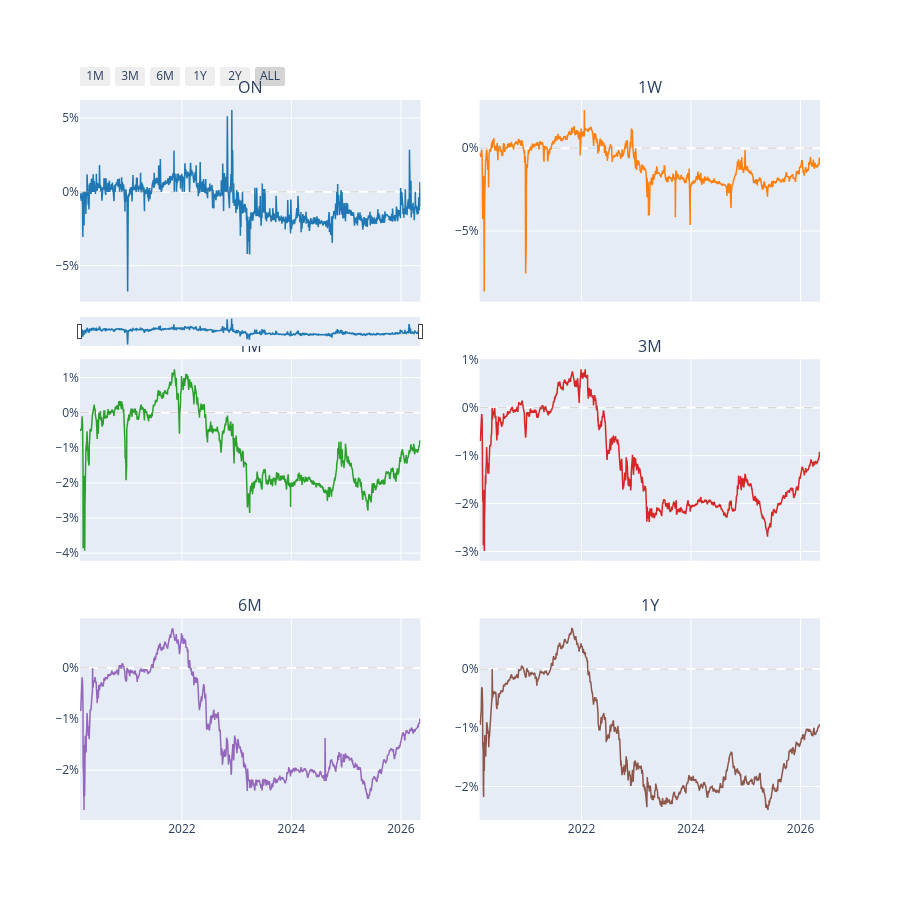

The notebook cell saved with this chart:
### Code cell
from plotly.subplots import make_subplots
import plotly.graph_objects as go

TENORS = ["ON", "1W", "1M", "3M", "6M", "1Y"]
FXSWR_COLS = [f"FXSWR_{t}" for t in TENORS]
COLORS = ["#1f77b4", "#ff7f0e", "#2ca02c", "#d62728", "#9467bd", "#8c564b"]

fig = make_subplots(
    rows=3, cols=2,
    subplot_titles=TENORS,
    shared_xaxes=True,
    vertical_spacing=0.08,
    horizontal_spacing=0.08,
)

positions = [(1,1),(1,2),(2,1),(2,2),(3,1),(3,2)]

for col, (row, c), tenor, color in zip(FXSWR_COLS, positions, TENORS, COLORS):
    series = df_fxswap[col].dropna()
    fig.add_trace(
        go.Scatter(
            x=series.index, y=series.values,
            name=tenor, mode="lines",
            line=dict(color=color, width=1.5),
            hovertemplate="%{x|%Y-%m-%d}<br>%{y:.4f}%<extra>" + tenor + "</extra>",
        ),
        row=row, col=c,
    )
    fig.add_hline(y=0, line_dash="dash", line_color="rgba(150,150,150,0.5)", line_width=1, row=row, col=c)

fig.update_layout(
    height=900,
    showlegend=False,
    hovermode="x unified",
    xaxis=dict(
        rangeselector=dict(
            buttons=[
                dict(count=1,  label="1M", step="month", stepmode="backward"),
                dict(count=3,  label="3M", step="month", stepmode="backward"),
                dict(count=6,  label="6M", step="month", stepmode="backward"),
                dict(count=1,  label="1Y", step="year",  stepmode="backward"),
                dict(count=2,  label="2Y", step="year",  stepmode="backward"),
                dict(step="all", label="ALL"),
            ]
        ),
        rangeslider=dict(visible=True, thickness=0.04),
        type="date",
    ),
)
fig.update_xaxes(matches='x')
fig.update_yaxes(ticksuffix="%")
fig.show()

### Figure 1 — Plotly figure (JSON) as saved in the notebook; plotly's stock layout.template omitted (floating-point values rounded to 4 significant figures; data arrays with more than 128 entries replaced by an {"elided": "..."} marker saying what was removed)
{"data": [{"hovertemplate": "%{x|%Y-%m-%d}<br>%{y:.4f}%<extra>ON</extra>", "line": {"color": "#1f77b4", "width": 1.5}, "mode": "lines", "name": "ON", "x": {"elided": "1531 str values"}, "y": {"elided": "1531 float values"}, "type": "scatter", "xaxis": "x", "yaxis": "y"}, {"hovertemplate": "%{x|%Y-%m-%d}<br>%{y:.4f}%<extra>1W</extra>", "line": {"color": "#ff7f0e", "width": 1.5}, "mode": "lines", "name": "1W", "x": {"elided": "1531 str values"}, "y": {"elided": "1531 float values"}, "type": "scatter", "xaxis": "x2", "yaxis": "y2"}, {"hovertemplate": "%{x|%Y-%m-%d}<br>%{y:.4f}%<extra>1M</extra>", "line": {"color": "#2ca02c", "width": 1.5}, "mode": "lines", "name": "1M", "x": {"elided": "1531 str values"}, "y": {"elided": "1531 float values"}, "type": "scatter", "xaxis": "x3", "yaxis": "y3"}, {"hovertemplate": "%{x|%Y-%m-%d}<br>%{y:.4f}%<extra>3M</extra>", "line": {"color": "#d62728", "width": 1.5}, "mode": "lines", "name": "3M", "x": {"elided": "1531 str values"}, "y": {"elided": "1531 float values"}, "type": "scatter", "xaxis": "x4", "yaxis": "y4"}, {"hovertemplate": "%{x|%Y-%m-%d}<br>%{y:.4f}%<extra>6M</extra>", "line": {"color": "#9467bd", "width": 1.5}, "mode": "lines", "name": "6M", "x": {"elided": "1531 str values"}, "y": {"elided": "1531 float values"}, "type": "scatter", "xaxis": "x5", "yaxis": "y5"}, {"hovertemplate": "%{x|%Y-%m-%d}<br>%{y:.4f}%<extra>1Y</extra>", "line": {"color": "#8c564b", "width": 1.5}, "mode": "lines", "name": "1Y", "x": {"elided": "1531 str values"}, "y": {"elided": "1531 float values"}, "type": "scatter", "xaxis": "x6", "yaxis": "y6"}], "layout": {"xaxis": {"anchor": "y", "domain": [0.0, 0.46], "matches": "x", "showticklabels": false, "rangeslider": {"visible": true, "thickness": 0.04}, "rangeselector": {"buttons": [{"count": 1, "label": "1M", "step": "month", "stepmode": "backward"}, {"count": 3, "label": "3M", "step": "month", "stepmode": "backward"}, {"count": 6, "label": "6M", "step": "month", "stepmode": "backward"}, {"count": 1, "label": "1Y", "step": "year", "stepmode": "backward"}, {"count": 2, "label": "2Y", "step": "year", "stepmode": "backward"}, {"label": "ALL", "step": "all"}]}, "type": "date"}, "yaxis": {"anchor": "x", "domain": [0.72, 1.0], "ticksuffix": "%"}, "xaxis2": {"anchor": "y2", "domain": [0.54, 1.0], "matches": "x", "showticklabels": false}, "yaxis2": {"anchor": "x2", "domain": [0.72, 1.0], "ticksuffix": "%"}, "xaxis3": {"anchor": "y3", "domain": [0.0, 0.46], "matches": "x", "showticklabels": false}, "yaxis3": {"anchor": "x3", "domain": [0.36, 0.64], "ticksuffix": "%"}, "xaxis4": {"anchor": "y4", "domain": [0.54, 1.0], "matches": "x", "showticklabels": false}, "yaxis4": {"anchor": "x4", "domain": [0.36, 0.64], "ticksuffix": "%"}, "xaxis5": {"anchor": "y5", "domain": [0.0, 0.46], "matches": "x"}, "yaxis5": {"anchor": "x5", "domain": [0.0, 0.28], "ticksuffix": "%"}, "xaxis6": {"anchor": "y6", "domain": [0.54, 1.0], "matches": "x"}, "yaxis6": {"anchor": "x6", "domain": [0.0, 0.28], "ticksuffix": "%"}, "annotations": [{"font": {"size": 16}, "showarrow": false, "text": "ON", "x": 0.23, "xanchor": "center", "xref": "paper", "y": 1.0, "yanchor": "bottom", "yref": "paper"}, {"font": {"size": 16}, "showarrow": false, "text": "1W", "x": 0.77, "xanchor": "center", "xref": "paper", "y": 1.0, "yanchor": "bottom", "yref": "paper"}, {"font": {"size": 16}, "showarrow": false, "text": "1M", "x": 0.23, "xanchor": "center", "xref": "paper", "y": 0.64, "yanchor": "bottom", "yref": "paper"}, {"font": {"size": 16}, "showarrow": false, "text": "3M", "x": 0.77, "xanchor": "center", "xref": "paper", "y": 0.64, "yanchor": "bottom", "yref": "paper"}, {"font": {"size": 16}, "showarrow": false, "text": "6M", "x": 0.23, "xanchor": "center", "xref": "paper", "y": 0.28, "yanchor": "bottom", "yref": "paper"}, {"font": {"size": 16}, "showarrow": false, "text": "1Y", "x": 0.77, "xanchor": "center", "xref": "paper", "y": 0.28, "yanchor": "bottom", "yref": "paper"}], "shapes": [{"line": {"color": "rgba(150,150,150,0.5)", "dash": "dash", "width": 1}, "type": "line", "x0": 0, "x1": 1, "xref": "x domain", "y0": 0, "y1": 0, "yref": "y"}, {"line": {"color": "rgba(150,150,150,0.5)", "dash": "dash", "width": 1}, "type": "line", "x0": 0, "x1": 1, "xref": "x2 domain", "y0": 0, "y1": 0, "yref": "y2"}, {"line": {"color": "rgba(150,150,150,0.5)", "dash": "dash", "width": 1}, "type": "line", "x0": 0, "x1": 1, "xref": "x3 domain", "y0": 0, "y1": 0, "yref": "y3"}, {"line": {"color": "rgba(150,150,150,0.5)", "dash": "dash", "width": 1}, "type": "line", "x0": 0, "x1": 1, "xref": "x4 domain", "y0": 0, "y1": 0, "yref": "y4"}, {"line": {"color": "rgba(150,150,150,0.5)", "dash": "dash", "width": 1}, "type": "line", "x0": 0, "x1": 1, "xref": "x5 domain", "y0": 0, "y1": 0, "yref": "y5"}, {"line": {"color": "rgba(150,150,150,0.5)", "dash": "dash", "width": 1}, "type": "line", "x0": 0, "x1": 1, "xref": "x6 domain", "y0": 0, "y1": 0, "yref": "y6"}], "height": 900, "showlegend": false, "hovermode": "x unified"}}
